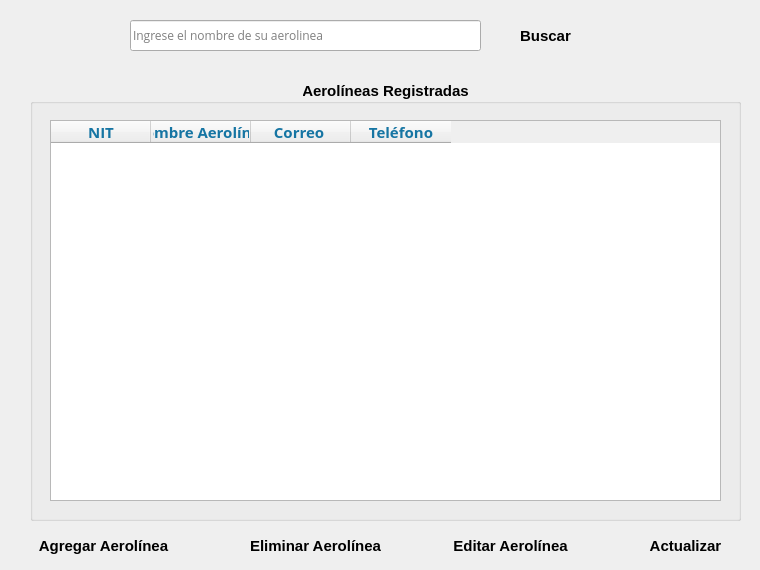
   <widget class="QWidget" name="pg_aerolinea">
    <widget class="QGroupBox" name="groupBox">
     <property name="geometry">
      <rect>
       <x>30</x>
       <y>80</y>
       <width>711</width>
       <height>441</height>
      </rect>
     </property>
     <property name="font">
      <font>
       <family>Nirmala UI</family>
       <pointsize>11</pointsize>
       <weight>75</weight>
       <bold>true</bold>
      </font>
     </property>
     <property name="title">
      <string>Aerolíneas Registradas</string>
     </property>
     <property name="alignment">
      <set>Qt::AlignCenter</set>
     </property>
     <widget class="QTableWidget" name="tb_aeroRegistradas">
      <property name="geometry">
       <rect>
        <x>20</x>
        <y>40</y>
        <width>671</width>
        <height>381</height>
       </rect>
      </property>
      <property name="font">
       <font>
        <family>Open Sans</family>
        <pointsize>10</pointsize>
        <weight>50</weight>
        <bold>false</bold>
       </font>
      </property>
      <column>
       <property name="text">
        <string>NIT</string>
       </property>
       <property name="font">
        <font>
         <family>Nirmala UI</family>
         <pointsize>11</pointsize>
         <weight>75</weight>
         <bold>true</bold>
        </font>
       </property>
       <property name="foreground">
        <brush brushstyle="SolidPattern">
         <color alpha="255">
          <red>22</red>
          <green>117</green>
          <blue>163</blue>
         </color>
        </brush>
       </property>
      </column>
      <column>
       <property name="text">
        <string>Nombre Aerolínea</string>
       </property>
       <property name="font">
        <font>
         <family>Nirmala UI</family>
         <pointsize>11</pointsize>
         <weight>75</weight>
         <bold>true</bold>
        </font>
       </property>
       <property name="foreground">
        <brush brushstyle="SolidPattern">
         <color alpha="255">
          <red>22</red>
          <green>117</green>
          <blue>163</blue>
         </color>
        </brush>
       </property>
      </column>
      <column>
       <property name="text">
        <string>Correo </string>
       </property>
       <property name="font">
        <font>
         <family>Nirmala UI</family>
         <pointsize>11</pointsize>
         <weight>75</weight>
         <bold>true</bold>
        </font>
       </property>
       <property name="foreground">
        <brush brushstyle="SolidPattern">
         <color alpha="255">
          <red>22</red>
          <green>117</green>
          <blue>163</blue>
         </color>
        </brush>
       </property>
      </column>
      <column>
       <property name="text">
        <string>Teléfono</string>
       </property>
       <property name="font">
        <font>
         <family>Nirmala UI</family>
         <pointsize>11</pointsize>
         <weight>75</weight>
         <bold>true</bold>
        </font>
       </property>
       <property name="foreground">
        <brush brushstyle="SolidPattern">
         <color alpha="255">
          <red>22</red>
          <green>117</green>
          <blue>163</blue>
         </color>
        </brush>
       </property>
      </column>
     </widget>
    </widget>
    <widget class="QLineEdit" name="le_buscarAero">
     <property name="geometry">
      <rect>
       <x>130</x>
       <y>20</y>
       <width>351</width>
       <height>31</height>
      </rect>
     </property>
     <property name="font">
      <font>
       <family>Open Sans</family>
       <pointsize>9</pointsize>
      </font>
     </property>
     <property name="toolTip">
      <string/>
     </property>
     <property name="inputMask">
      <string/>
     </property>
     <property name="text">
      <string/>
     </property>
     <property name="placeholderText">
      <string>Ingrese el nombre de su aerolinea</string>
     </property>
    </widget>
    <widget class="QPushButton" name="bt_buscarAerolinea">
     <property name="geometry">
      <rect>
       <x>500</x>
       <y>20</y>
       <width>91</width>
       <height>31</height>
      </rect>
     </property>
     <property name="font">
      <font>
       <family>Nirmala UI</family>
       <pointsize>11</pointsize>
       <weight>75</weight>
       <bold>true</bold>
      </font>
     </property>
     <property name="cursor">
      <cursorShape>PointingHandCursor</cursorShape>
     </property>
     <property name="styleSheet">
      <string notr="true">QPushButton:hover
{
	border-style: solid;
   	background-color:#bbdefb;

}

QPushButton:pressed
{
	background-color:#0069c0;
}</string>
     </property>
     <property name="text">
      <string>Buscar</string>
     </property>
     <property name="icon">
      <iconset>
       <normaloff>../Ventanas/Icons/buscar.png</normaloff>../Ventanas/Icons/buscar.png</iconset>
     </property>
     <property name="iconSize">
      <size>
       <width>30</width>
       <height>50</height>
      </size>
     </property>
     <property name="flat">
      <bool>true</bool>
     </property>
    </widget>
    <widget class="QPushButton" name="bt_addAerolinea">
     <property name="geometry">
      <rect>
       <x>20</x>
       <y>530</y>
       <width>171</width>
       <height>31</height>
      </rect>
     </property>
     <property name="font">
      <font>
       <family>Nirmala UI</family>
       <pointsize>11</pointsize>
       <weight>75</weight>
       <bold>true</bold>
      </font>
     </property>
     <property name="cursor">
      <cursorShape>PointingHandCursor</cursorShape>
     </property>
     <property name="styleSheet">
      <string notr="true">QPushButton:hover
{
	border-style: solid;
   	background-color:#bbdefb;

}

QPushButton:pressed
{
	background-color:#0069c0;
}</string>
     </property>
     <property name="text">
      <string>Agregar Aerolínea </string>
     </property>
     <property name="icon">
      <iconset>
       <normaloff>../Ventanas/Icons/agregar-aero.png</normaloff>../Ventanas/Icons/agregar-aero.png</iconset>
     </property>
     <property name="iconSize">
      <size>
       <width>30</width>
       <height>50</height>
      </size>
     </property>
     <property name="flat">
      <bool>true</bool>
     </property>
    </widget>
    <widget class="QPushButton" name="bt_editarAerolinea">
     <property name="geometry">
      <rect>
       <x>430</x>
       <y>530</y>
       <width>161</width>
       <height>31</height>
      </rect>
     </property>
     <property name="font">
      <font>
       <family>Nirmala UI</family>
       <pointsize>11</pointsize>
       <weight>75</weight>
       <bold>true</bold>
      </font>
     </property>
     <property name="cursor">
      <cursorShape>PointingHandCursor</cursorShape>
     </property>
     <property name="styleSheet">
      <string notr="true">QPushButton:hover
{
	border-style: solid;
   	background-color:#bbdefb;

}

QPushButton:pressed
{
	background-color:#0069c0;
}</string>
     </property>
     <property name="text">
      <string>Editar Aerolínea</string>
     </property>
     <property name="icon">
      <iconset>
       <normaloff>../Ventanas/Icons/editar.png</normaloff>../Ventanas/Icons/editar.png</iconset>
     </property>
     <property name="iconSize">
      <size>
       <width>30</width>
       <height>50</height>
      </size>
     </property>
     <property name="flat">
      <bool>true</bool>
     </property>
    </widget>
    <widget class="QPushButton" name="bt_refreshAerolinea">
     <property name="geometry">
      <rect>
       <x>620</x>
       <y>530</y>
       <width>131</width>
       <height>31</height>
      </rect>
     </property>
     <property name="font">
      <font>
       <family>Nirmala UI</family>
       <pointsize>11</pointsize>
       <weight>75</weight>
       <bold>true</bold>
      </font>
     </property>
     <property name="cursor">
      <cursorShape>PointingHandCursor</cursorShape>
     </property>
     <property name="styleSheet">
      <string notr="true">QPushButton:hover
{
	border-style: solid;
   	background-color:#bbdefb;

}

QPushButton:pressed
{
	background-color:#0069c0;
}</string>
     </property>
     <property name="text">
      <string>Actualizar</string>
     </property>
     <property name="icon">
      <iconset>
       <normaloff>../Ventanas/Icons/recarga.png</normaloff>../Ventanas/Icons/recarga.png</iconset>
     </property>
     <property name="iconSize">
      <size>
       <width>30</width>
       <height>40</height>
      </size>
     </property>
     <property name="flat">
      <bool>true</bool>
     </property>
    </widget>
    <widget class="QPushButton" name="bt_eliminarAerolinea">
     <property name="geometry">
      <rect>
       <x>230</x>
       <y>530</y>
       <width>171</width>
       <height>31</height>
      </rect>
     </property>
     <property name="font">
      <font>
       <family>Nirmala UI</family>
       <pointsize>11</pointsize>
       <weight>75</weight>
       <bold>true</bold>
      </font>
     </property>
     <property name="cursor">
      <cursorShape>PointingHandCursor</cursorShape>
     </property>
     <property name="styleSheet">
      <string notr="true">QPushButton:hover
{
	border-style: solid;
   	background-color:#bbdefb;

}

QPushButton:pressed
{
	background-color:#0069c0;
}</string>
     </property>
     <property name="text">
      <string>Eliminar Aerolínea</string>
     </property>
     <property name="icon">
      <iconset>
       <normaloff>../Ventanas/Icons/delete.png</normaloff>../Ventanas/Icons/delete.png</iconset>
     </property>
     <property name="iconSize">
      <size>
       <width>30</width>
       <height>50</height>
      </size>
     </property>
     <property name="flat">
      <bool>true</bool>
     </property>
    </widget>
   </widget>
